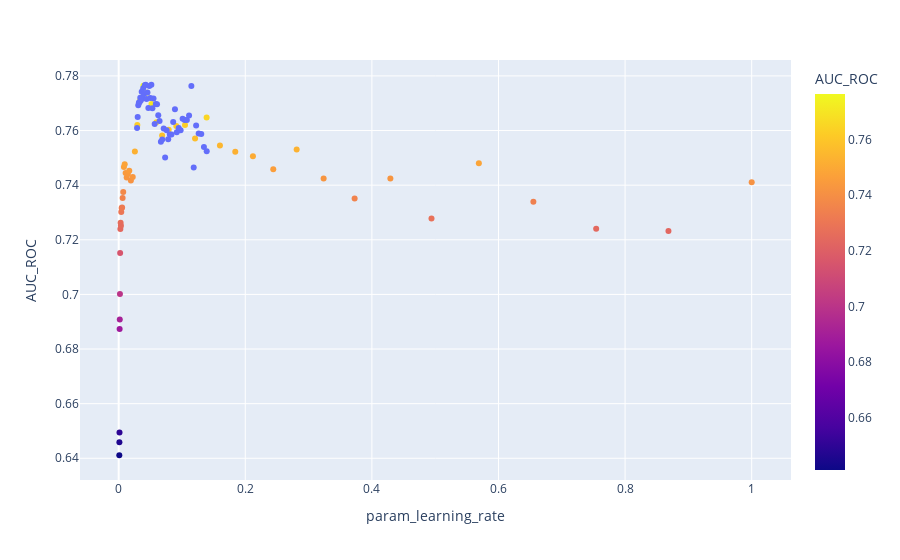

The cell this chart's notebook holds for it:
### Code cell
import plotly.express as px
import plotly.graph_objs as go

# create a dataframe from results
fig = px.scatter(result_coarse, x = params_key[2], 
                    y = params_key[3], 
                    color = 'AUC_ROC')
fig.add_trace(px.scatter(result_fine, x = params_key[2], 
                    y = params_key[3]).data[0])

# menyatukan kedua plot dalam satu objek

fig.show()
